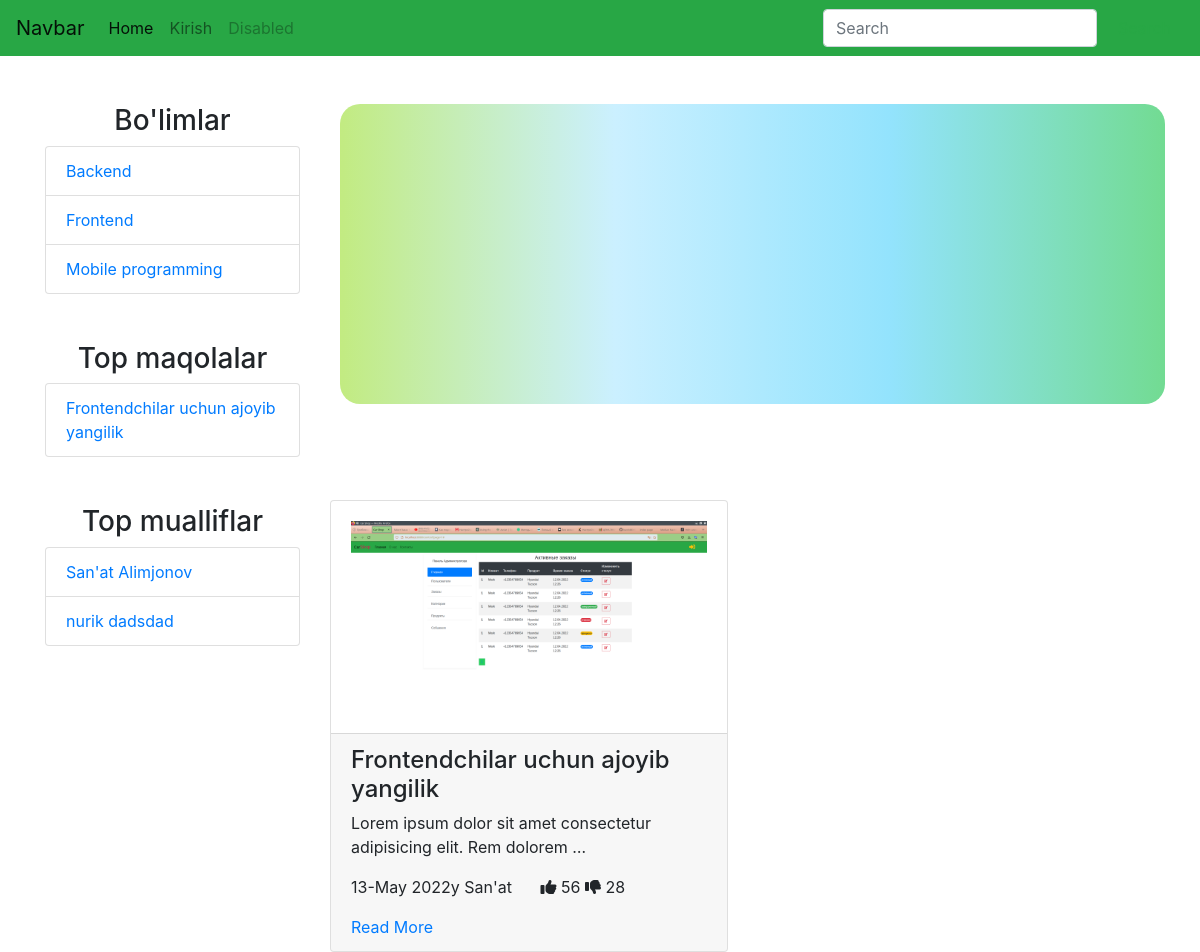
Page /category/2 on the committed database.
### blog/models.py (models this page shows, shortened)
class Category(models.Model):
    name = models.CharField(max_length=55)
    reg_date = models.DateField(auto_now_add=True)
    article_qty = models.PositiveIntegerField(default=0,editable=False)
    class Meta:
        verbose_name = "Kategoriya"
        verbose_name_plural = "Kategoriyalar"

class Article(models.Model):
    name = models.CharField(verbose_name="MAQOLA NOMI",help_text="dssdf sdjdsjfskdfsdfs dshfj", max_length=355,blank=True)
    text = models.TextField(verbose_name="MAQOLA Matni",max_length=8000,default="Text yo'q")
    view = models.PositiveIntegerField(verbose_name="Ko'rishlar soni",default=0 )
    likes = models.PositiveIntegerField(default=0)
    dislikes = models.PositiveIntegerField(default=0)
    image = models.ImageField(upload_to="")
    author = models.ForeignKey(Fallower,on_delete=models.CASCADE,null=True,blank=True)
    checked = models.BooleanField(default=False)
    category = models.ForeignKey(Category, db_index=True,  on_delete=models.PROTECT)
    reg_date = models.DateField(auto_now_add=True,editable=True )
    class Meta:
        verbose_name = "Maqola"
        verbose_name_plural = "Maqolalar"

### follower/models.py (models this page shows)
class Fallower(models.Model):
    user = models.OneToOneField(User,on_delete=models.CASCADE)
    name = models.CharField(verbose_name="Ismi", unique=True, max_length=55,blank=True)
    surname = models.CharField(max_length=55)
    age = models.PositiveIntegerField(default=0)
    liked_articles = models.ManyToManyField('blog.Article',blank=True)
    rating = models.PositiveIntegerField(default=0)
    email = models.EmailField()
    adress = models.CharField(max_length=500)
    def __str__(self):
        return self.name

### blog/views.py (the view)
# urls.py: path("category/<int:category_id>", CategoryView.as_view(), name="category"),
class CategoryView(View):
    def get(self,request,category_id):
        category = Category.objects.get(id=category_id)
        categorys = Category.objects.all()
        articles = Article.objects.all().order_by('likes')[:10]
        articles = Article.objects.filter(category=category)
        fallowers = Fallower.objects.all().order_by('rating')[:10]
        context = {"categorys":categorys,"articles":articles,"fallowers":fallowers}
        return render(request,"index.html",context)

### templates/index.html
{% extends 'wrapper.html' %}
              {% block content %}
              <div class="col-md-9">
                  <div class="banner"></div>
                <div class="row mt-5">
                    {% for a in articles %}
                    <div class="col-md-6 mt-5">
                        <div class="card">
                            <div class="card-body">
                                <img src="{{ a.image.url }}" width="100%" alt="">
                            </div>
                            <div class="card-footer">
                                <h4>{{ a.name }}</h4>
                                <p>
                                  {{ a.text|truncatewords:"10" }}
                                </p>
                                <p>{{ a.reg_date|date:"d" }}-{{ a.reg_date|date:"F" }} {{ a.reg_date|date:"Y" }}y
                                {% if a.author %}
                                  {{ a.author }}
                                {% endif %}
                               <span class="ml-4">
                                 <i class="fa fa-thumbs-up"></i> {{ a.likes }}
                                 <i class="fa fa-thumbs-down"></i>  {{ a.dislikes }}
                               </span>
                                </p>
                                <a href="{% url 'blog:detail' a.id %}">Read More</a>
                            </div>
                        </div>
                    </div>
                    {% endfor %}
                </div>
              </div>
              {% endblock %}

### templates/wrapper.html (shortened to what this page needs)
<!DOCTYPE html>
{% load static %}
<html lang="en">
<head>
    <link rel="stylesheet" href="https://cdnjs.cloudflare.com/ajax/libs/font-awesome/6.1.1/css/all.min.css" />
    <link rel="stylesheet" href="/static/bootstrap/dist/css/bootstrap.min.css">
</head>
<body>
    <nav class="navbar navbar-expand-lg navbar-light bg-success">
        <a class="navbar-brand" href="#">Navbar</a>
        <div class="collapse navbar-collapse" id="navbarSupportedContent">
          <ul class="navbar-nav mr-auto">
            <li class="nav-item active">
              <a class="nav-link" href="/">Home <span class="sr-only">(current)</span></a>
            </li>
            <li class="nav-item">
              <a class="nav-link" href="{% url 'follower:login' %}">Kirish</a>
            </li>
            <li class="nav-item">
              <a class="nav-link disabled" href="#">Disabled</a>
            </li>
          </ul>
          <form class="form-inline my-2 my-lg-0">
            <input class="form-control mr-sm-2" type="text" placeholder="Search" aria-label="Search">
            <button class="btn btn-outline-success my-2 my-sm-0" type="submit">Search</button>
          </form>
        </div>
      </nav>
      <div class="container mt-5">
          <div class="row">
              <div class="col-md-3">
                <div class="text-center">
                    <h3>Bo'limlar</h3>
                </div>
                <ul class="list-group">
                    {% for c in categorys %}
                    <li class="list-group-item">
                        <a href="{% url 'blog:category' c.id  %}">{{ c.name }}</a>
                    </li>
                    {% endfor %}
                  </ul>
                  <div class="text-center mt-5">
                    <h3>Top maqolalar</h3>
                </div>
                <ul class="list-group">
                    {% for a in articles %}
                    <li class="list-group-item">
                        <a href="#">{{ a.name }}</a>
                    </li>
                    {% endfor %}
                  </ul>
                  <div class="text-center mt-5">
                    <h3>Top mualliflar</h3>
                </div>
                <ul class="list-group">
                    {% for f in fallowers %}
                    <li class="list-group-item">
                        <a href="{% url 'blog:author_articles' f.id  %}">{{ f.name }} {{ f.surname }}</a>
                    </li>
                    {% endfor %}
                  </ul>
              </div>
              {% block content %}
              {% endblock %}
            </div>
        </div>
  </body>
  </html>

### templates/wrapper.html (style rules this page uses)
.banner { width: 100%; margin: 0 10px; border-radius: 20px; min-height: 300px; background: linear-gradient(90deg,#c2eb81,#cbf0ff,#93e3fd,#72db92); }

### rows in the picture
Category: name "Backend"
Category: name "Frontend"
Category: name "Mobile programming"
Article: name "Frontendchilar uchun ajoyib yangilik", image (picture), text "Lorem ipsum dolor sit amet consectetur adipisicing elit. Rem dolorem …", reg_date "13", reg_date "May", reg_date "2022", author "San'at", likes "56", dislikes "28"
Fallower: name "San'at", surname "Alimjonov"
Fallower: name "nurik", surname "dadsdad"
